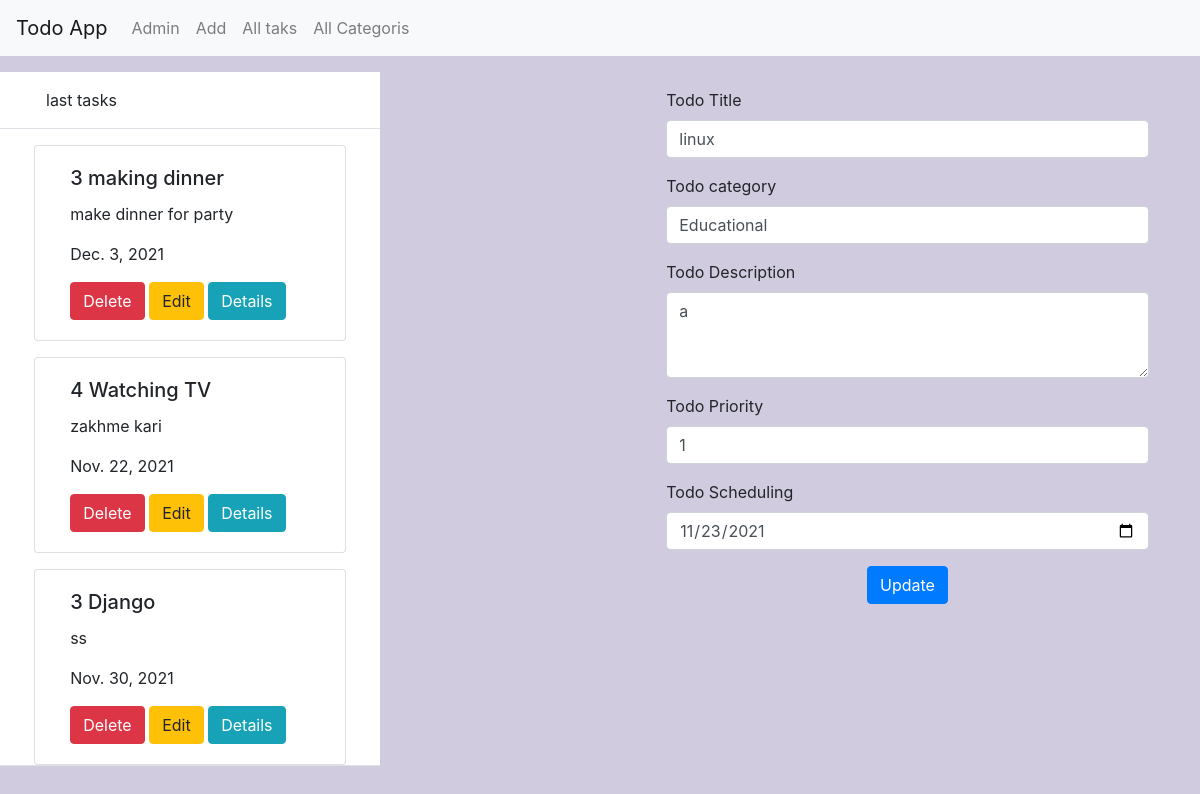
Screenshot of /edit/1 with the database file from the repository.
### todoapp/models.py (models this page shows, shortened)
class Todo(models.Model):
    category = models.ForeignKey(Category , on_delete = CASCADE)
    title = models.CharField(max_length=255)
    description = models.TextField()
    priority = models.IntegerField()
    created_at = models.DateTimeField(auto_now_add=True,null=True)
    Scheduling = models.DateField(default=date.today)

class Category(models.Model):
    category_name = models.CharField(max_length=100 , unique=True )
    def __str__(self) -> str:
        return self.category_name

### todoapp/views.py (the view)
# urls.py: path('edit/<int:id>',edit,name='edit'),
def edit(request,id):
    last3 = Todo.objects.all().order_by('-id')[:3]
    obj = Todo.objects.get(id=id)
    mydictionary = {
        "title" : obj.title,
        "description" : obj.description,
        "priority" : obj.priority,
        "id" : obj.id,
        "category" : obj.category,
        "Scheduling" : str(obj.Scheduling.strftime('%Y-%m-%d')),
        'todo' : last3
    }
    return render(request,'todoapp/edit.html',context=mydictionary)

### templates/todoapp/edit.html (shortened to what this page needs)
{% extends 'base.html' %}
{% block content %}
<div class="row">
    <div class="col-md-10" style="margin: 0 auto;">
      <form action="/update/{{id}}" method="post">
        <div class="form-group">
          <label for="title">Todo Title</label>
          <input type="text" class="form-control" id="title" name="title" value={{title}}>
        </div>
        <div class="form-group">
          <label for="category">Todo category</label>
          <input type="text" class="form-control" id="category" name="category" value={{category}}>
        </div>
        <div class="form-group">
          <label for="description">Todo Description</label>
          <textarea class="form-control" id="description" name="description" rows="3">{{description}}</textarea>
        </div>
        <div class="form-group">
          <label for="priority">Todo Priority</label>
          <input type="number" class="form-control" id="priority" name="priority" value={{priority}}>
        </div>
         <div class="form-group">
          <label for="scheduling">Todo Scheduling</label>
          <input type="date" class="form-control" id="scheduling" name="Scheduling" value={{Scheduling}} >
        </div>
        <button type="submit" class="btn btn-primary" style="margin: 0 auto;display: block;">Update</button>
      </form>
      </div>
      </div>
{% endblock %}

### templates/base.html (shortened to what this page needs)
{% load static %}
<!doctype html>
<html lang="en">
<head>
  <link rel="stylesheet" href="https://stackpath.bootstrapcdn.com/bootstrap/4.4.1/css/bootstrap.min.css"
>
  <link rel= "stylesheet" href=" {% static 'todoapp/style.css' %} "
  <title>{% block title %}{% endblock %}</title>
</head>
<body style="max-width: 100%;overflow-x: hidden;" class="mb-2">
{% include 'nav.html' %}
<div class="row mt-5">
<div class="col-md-6 " style="margin:0 auto;">
  <div class="d-flex flex-column align-items-stretch flex-shrink-0 bg-white" style="width: 380px;">
    <div href="" class="d-flex align-items-center flex-shrink-0 p-3 link-dark text-decoration-none border-bottom">
      <svg class="bi me-2" width="30" height="24"><use xlink:href="#bootstrap"></use></svg>
      <span>last tasks</span>
    </div>
    <div class="list-group list-group-flush border-bottom scrollarea">
      {% for item in todo %}
      <div class="row">
        <div class="col-md-10" style="margin:0 auto;">
            <div class="card container-fluid" style="margin-top: 1rem;">
                <div class="card-body">
                  <h5 class="card-title">{{item.priority}} {{item.title}}</h5>
                  <p class="card-text">{{item.description}}</p>
                   <p class="card-text">{{item.Scheduling}}</p>
                  <a href="/delete/{{item.id}}" class="btn btn-danger">Delete</a>
                  <a href="/edit/{{item.id}}" class="btn btn-warning">Edit</a>
                  <a href="{% url 'todo_detail' item.pk %}" class="btn btn-info">Details</a>
                </div>
              </div>
        </div>
      </div>
      {% endfor %}
    </div>
  </div>
</div>
<div class="col-md-6 mt-3" style="margin:0 auto;">
{% block content %}
{% endblock %}
</div>
</div>
</body>
</html>

### static/todoapp/style.css (style rules this page uses)
body { background-color: rgb(209, 203, 223)!important; }

### rows the page displays
Todo: priority "3", title "making dinner", description "make dinner for party", Scheduling "Dec. 3, 2021"
Todo: priority "4", title "Watching TV", description "zakhme kari", Scheduling "Nov. 22, 2021"
Todo: priority "3", title "Django", description "ss", Scheduling "Nov. 30, 2021"
Todo: title "linux"
Category: category "Educational"
